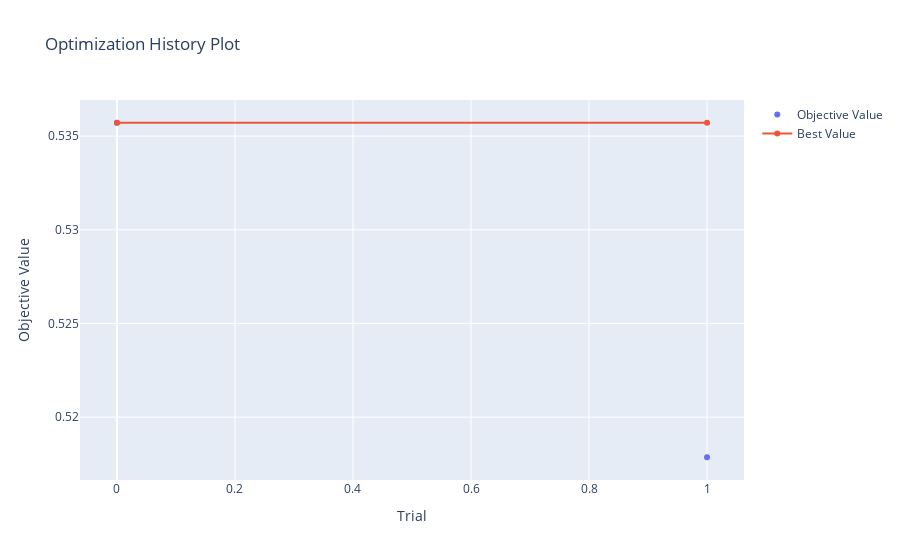

Here is the notebook cell this chart was saved with:
### Code cell
optuna.visualization.plot_optimization_history(study)

### Figure 1 — Plotly figure (JSON) as saved in the notebook; plotly's stock layout.template omitted (floating-point values rounded to 4 significant figures)
{"data": [{"mode": "markers", "name": "Objective Value", "type": "scatter", "x": [0, 1], "y": [0.5357, 0.5179]}, {"name": "Best Value", "type": "scatter", "x": [0, 1], "y": [0.5357, 0.5357]}], "layout": {"title": {"text": "Optimization History Plot"}, "xaxis": {"title": {"text": "Trial"}}, "yaxis": {"title": {"text": "Objective Value"}}}}
